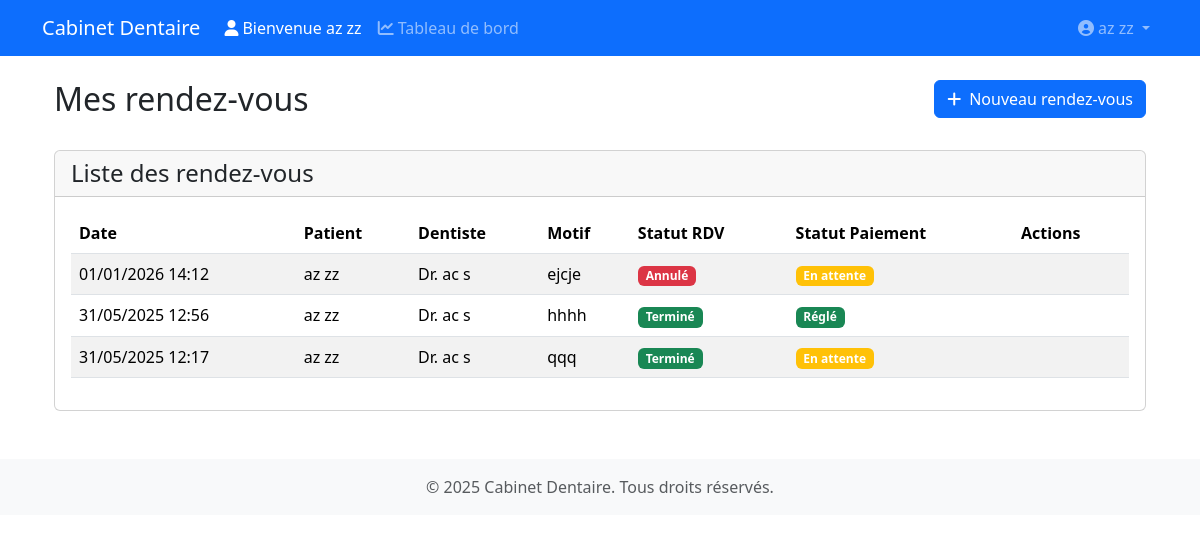
/rendez-vous/ (signed in), run on the app's committed database.
### gestion_cabinet/models.py (models this page shows, shortened)
class CustomUser(AbstractUser):
    ROLE_CHOICES = [
        ('PATIENT', 'Patient'),
        ('DENTISTE', 'Dentiste'),
        ('SECRETAIRE', 'Secrétaire'),
    ]
    role = models.CharField(max_length=20, choices=ROLE_CHOICES)
    date_naissance = models.DateField(null=True, blank=True)
    telephone = models.CharField(max_length=15, null=True, blank=True)
    adresse = models.TextField(null=True, blank=True)
    photo_profil = models.ImageField(upload_to='photos_profil/', null=True, blank=True)
    class Meta:
        db_table = 'auth_custom_user'
        verbose_name = 'Utilisateur'
        verbose_name_plural = 'Utilisateurs'

class RendezVous(models.Model):
    STATUT_CHOICES = [
        ('PROGRAMME', 'Programmé'),
        ('EN_COURS', 'En cours'),
        ('TERMINE', 'Terminé'),
        ('ANNULE', 'Annulé'),
    ]
    patient = models.ForeignKey(Patient, on_delete=models.CASCADE)
    dentiste = models.ForeignKey(Dentiste, on_delete=models.CASCADE)
    date_heure = models.DateTimeField()
    motif = models.CharField(max_length=200)
    statut = models.CharField(max_length=20, choices=STATUT_CHOICES, default='PROGRAMME')
    notes = models.TextField(blank=True)
    montant = models.DecimalField(max_digits=10, decimal_places=2, default=0)
    statut_paiement = models.CharField(
        max_length=20,
        choices=[
            ('EN_ATTENTE', 'En attente'),
            ('REGLE', 'Réglé'),
        ],
        default='EN_ATTENTE'
    )
    class Meta:
        db_table = 'cabinet_rendez_vous'
        verbose_name = "Rendez-vous"
        verbose_name_plural = "Rendez-vous"
        ordering = ['-date_heure']

class Patient(models.Model):
    user = models.OneToOneField('CustomUser', on_delete=models.CASCADE, related_name='patient_profile')
    date_naissance = models.DateField()
    telephone = models.CharField(max_length=15)
    adresse = models.TextField()
    date_inscription = models.DateTimeField(auto_now_add=True)
    class Meta:
        db_table = 'cabinet_patient'
    def __str__(self):
        return f"{self.user.first_name} {self.user.last_name}"

class Dentiste(models.Model):
    user = models.OneToOneField('CustomUser', on_delete=models.CASCADE, related_name='dentiste_profile')
    specialite = models.CharField(max_length=100)
    telephone = models.CharField(max_length=15)
    class Meta:
        db_table = 'cabinet_dentiste'
    def __str__(self):
        return f"Dr. {self.user.get_full_name()}"

### gestion_cabinet/views.py (the view)
# urls.py: path('rendez-vous/', views.rendez_vous_list, name='rendez_vous_list'),
@login_required
def rendez_vous_list(request):
    user = request.user
    if hasattr(user, 'patient_profile'):
        rendez_vous = RendezVous.objects.filter(patient=user.patient_profile)
    elif hasattr(user, 'dentiste_profile'):
        rendez_vous = RendezVous.objects.filter(dentiste=user.dentiste_profile)
    elif hasattr(user, 'secretaire_profile'):
        rendez_vous = RendezVous.objects.all()
    else:
        rendez_vous = RendezVous.objects.none()
    return render(request, 'gestion_cabinet/rendez_vous_list.html', {'rendez_vous': rendez_vous})

### templates/gestion_cabinet/rendez_vous_list.html (shortened to what this page needs)
{% extends 'gestion_cabinet/base.html' %}
{% block content %}
<div class="container mt-4">
    <div class="row mb-4">
        <div class="col">
            <h2>Mes rendez-vous</h2>
        </div>
        <div class="col-auto">
            <a href="{% url 'rendez_vous_create' %}" class="btn btn-primary">
                <i class="fas fa-plus me-2"></i>Nouveau rendez-vous
            </a>
        </div>
    </div>
    <div class="card">
        <div class="card-header">
            <h4 class="card-title mb-0">Liste des rendez-vous</h4>
        </div>
        <div class="card-body">
            <div class="table-responsive">
                <table class="table table-striped">
                    <thead>
                        <tr>
                            <th>Date</th>
                            {% if not user.patient %}
                                <th>Patient</th>
                            {% endif %}
                            <th>Dentiste</th>
                            <th>Motif</th>
                            <th>Statut RDV</th>
                            <th>Statut Paiement</th>
                            <th>Actions</th>
                        </tr>
                    </thead>
                    <tbody>
                        {% for rdv in rendez_vous %}
                        <tr>
                            <td>{{ rdv.date_heure|date:"d/m/Y H:i" }}</td>
                            {% if not user.patient %}
                                <td>{{ rdv.patient }}</td>
                            {% endif %}
                            <td>{{ rdv.dentiste }}</td>
                            <td>{{ rdv.motif }}</td>
                            <td>
                                <span class="badge {% if rdv.statut == 'TERMINE' %}bg-success{% elif rdv.statut == 'ANNULE' %}bg-danger{% else %}bg-primary{% endif %}">
                                    {{ rdv.get_statut_display }}
                                </span>
                            </td>
                            <td>
                                <span class="badge {% if rdv.statut_paiement == 'REGLE' %}bg-success{% else %}bg-warning{% endif %}">
                                    {{ rdv.get_statut_paiement_display }}
                                </span>
                            </td>
                            <td>
                            </td>
                        </tr>
                        {% endfor %}
                    </tbody>
                </table>
            </div>
        </div>
    </div>
</div>
{% endblock %}

### templates/gestion_cabinet/base.html (shortened to what this page needs)
<!DOCTYPE html>
<html lang="fr">
<head>
    <link href="https://cdn.jsdelivr.net/npm/bootstrap@5.3.2/dist/css/bootstrap.min.css" rel="stylesheet">
    <link href="https://cdnjs.cloudflare.com/ajax/libs/font-awesome/6.0.0/css/all.min.css" rel="stylesheet">
</head>
<body>
    <nav class="navbar navbar-expand-lg navbar-dark bg-primary">
        <div class="container">
            <a class="navbar-brand" href="{% url 'home' %}">Cabinet Dentaire</a>
            <div class="collapse navbar-collapse" id="navbarNav">
                <ul class="navbar-nav me-auto">
                    {% if user.is_authenticated %}
                        {% if user.dentiste_profile %}
                            <li class="nav-item">
                                <span class="nav-link text-white">
                                    <i class="fas fa-user-md me-1"></i>Bienvenue Dr. {{ user.get_full_name }}
                                </span>
                            </li>
                        {% elif user.secretaire_profile %}
                            <li class="nav-item">
                                <span class="nav-link text-white">
                                    <i class="fas fa-user-tie me-1"></i>Bienvenue {{ user.get_full_name }} (Secrétaire)
                                </span>
                            </li>
                        {% elif user.patient_profile %}
                            <li class="nav-item">
                                <span class="nav-link text-white">
                                    <i class="fas fa-user me-1"></i>Bienvenue {{ user.get_full_name }}
                                </span>
                            </li>
                        {% endif %}
                        <li class="nav-item">
                            <a class="nav-link" href="{% url 'dashboard' %}">
                                <i class="fas fa-chart-line me-1"></i>Tableau de bord
                            </a>
                        </li>
                    {% endif %}
                </ul>
                <ul class="navbar-nav">
                    {% if user.is_authenticated %}
                    <li class="nav-item dropdown">
                        <a class="nav-link dropdown-toggle" href="#" id="navbarDropdown" role="button" data-bs-toggle="dropdown" aria-expanded="false">
                            {% if user.photo_profil %}
                                <img src="{{ user.photo_profil.url }}" alt="Photo de profil" class="rounded-circle" style="width: 25px; height: 25px; object-fit: cover;">
                            {% else %}
                                <i class="fas fa-user-circle"></i>
                            {% endif %}
                            {{ user.get_full_name|default:user.username }}
                        </a>
                    </li>
                    {% endif %}
                </ul>
            </div>
        </div>
    </nav>
    <div class="container mt-4">
        {% block content %}{% endblock %}
    </div>
    <footer class="footer mt-5 py-3 bg-light">
        <div class="container text-center">
            <span class="text-muted">© {% now "Y" %} Cabinet Dentaire. Tous droits réservés.</span>
        </div>
    </footer>
</body>
</html>

### data on the page
RendezVous: date_heure "01/01/2026 14:12", patient "az zz", dentiste "Dr. ac s", motif "ejcje", statut "Annulé", statut_paiement "En attente"
RendezVous: date_heure "31/05/2025 12:56", patient "az zz", dentiste "Dr. ac s", motif "hhhh", statut "Terminé", statut_paiement "Réglé"
RendezVous: date_heure "31/05/2025 12:17", patient "az zz", dentiste "Dr. ac s", motif "qqq", statut "Terminé", statut_paiement "En attente"

### other printed values
{{ user.get_full_name }} "az zz"
{{ user.get_full_name|default:user.username }} "az zz"
